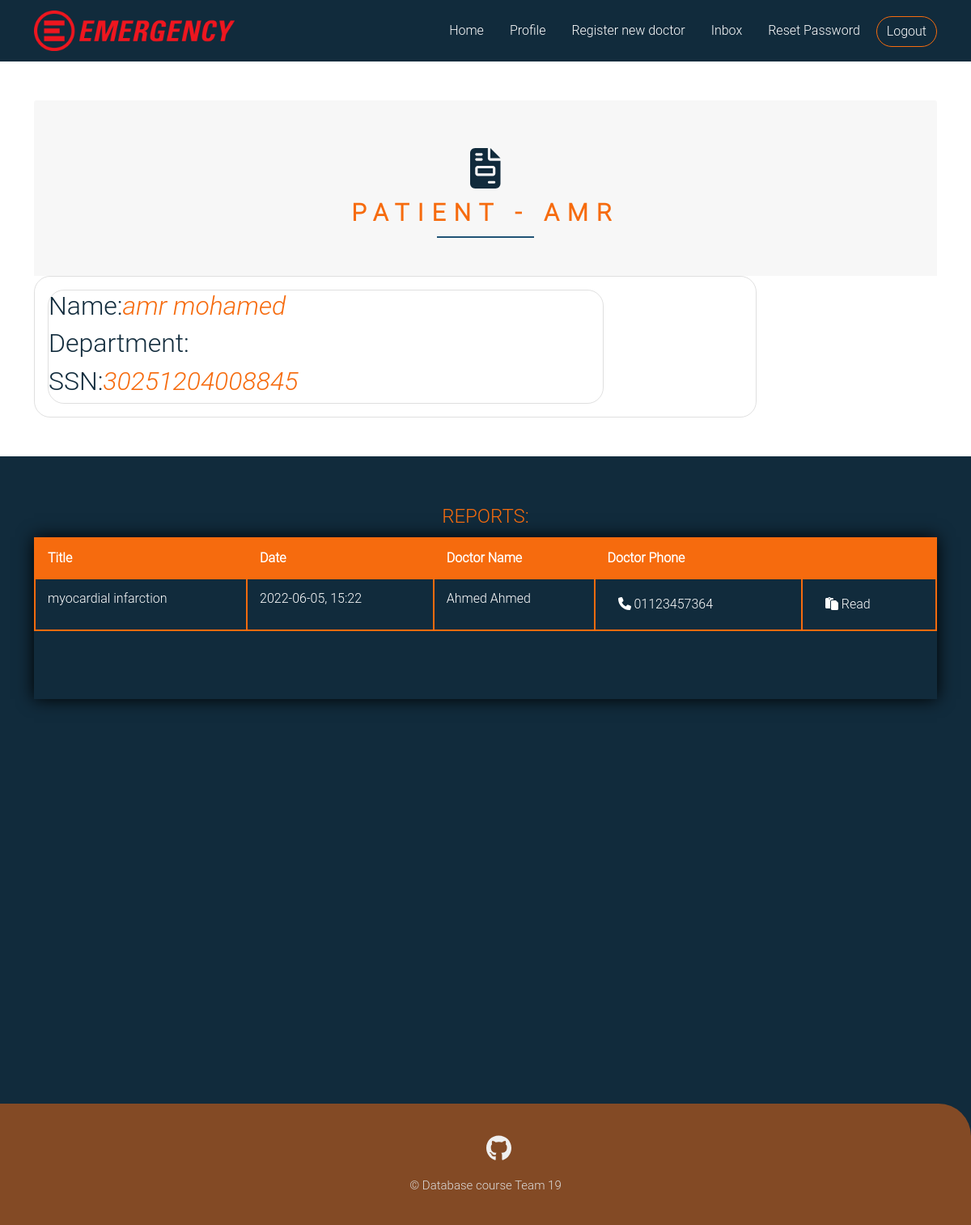
Page /profile_patient/3 (signed in) on the earlier database version.
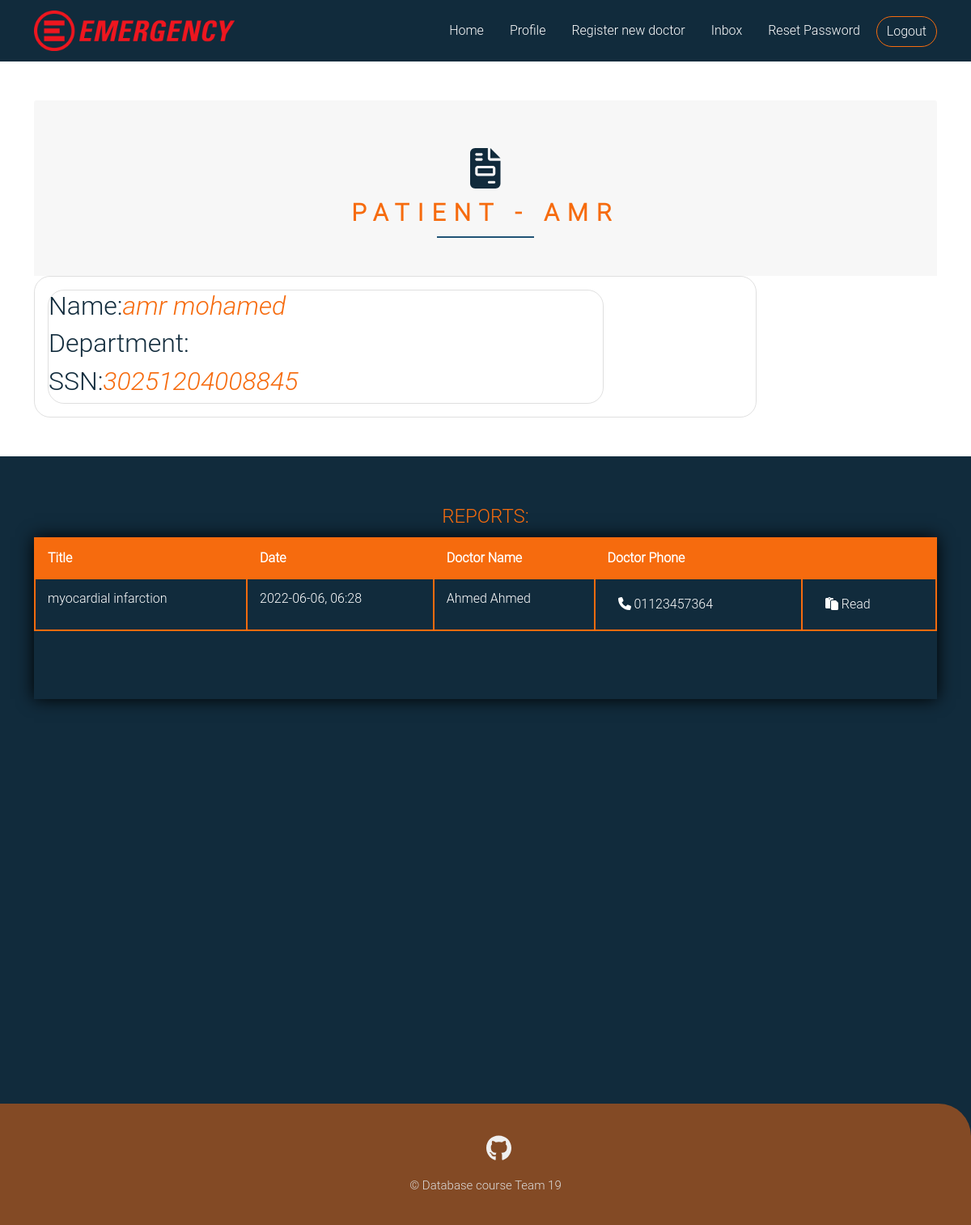
Same page on the later database version.
### emergencydebartment/models.py (models this page shows, shortened)
class User(db.Model, UserMixin):
    __tablename__ = 'user_table'
    id = db.Column(db.Integer, primary_key=True)
    ssn = db.Column(db.Integer, unique=True,nullable=False)
    Fname = db.Column(db.String(20),nullable=False)
    Sname = db.Column(db.String(20))
    Lname = db.Column(db.String(20),nullable=False)
    gender = db.Column(db.String(6),nullable=False)
    phone = db.Column(db.String(11), default='Unknown')
    address = db.Column(db.String(70), default='Unknown')
    birth_date = db.Column(db.DateTime,nullable=False)
    user_role = db.Column(db.String(15), nullable=False, default='Patient')
    password = db.Column(db.String(61),nullable=False)

class Doctor(User):
    id = db.Column(db.Integer, db.ForeignKey('user_table.id'),primary_key=True)
    hiring_date = db.Column(db.DateTime, nullable=False,default = datetime.utcnow)
    salary = db.Column(db.Integer, nullable=False)
    speciallity = db.Column(db.String(80),nullable=False)
    image_file = db.Column(db.String(20),nullable = False, default='default.jpg')
    time_shift = db.Column(db.String(50))
    email = db.Column(db.String(20),unique=True,nullable=False)
    examination = db.relationship('Report',  backref='doctor', lazy=True, foreign_keys = 'Report.doctor_id')
    Inbox = db.relationship('Message',  backref='doctor', lazy=True, foreign_keys = 'Message.receiver_id')

class Report(db.Model):
    id = db.Column(db.Integer, primary_key=True)
    patient_id = db.Column(db.Integer, db.ForeignKey('patient.id'),nullable = False, default=99999999999999)
    doctor_id =  db.Column(db.Integer, db.ForeignKey('doctor.id'),nullable = False)
    patient_ssn = db.Column(db.Integer,nullable=False, default=99999999999999)
    date =  db.Column(db.DateTime, default = datetime.utcnow)
    title = db.Column(db.String(50),nullable = False )
    condition = db.Column(db.String(300))
    urgency = db.Column(db.String(7))
    treatment = db.Column(db.String(100))
    recommendation = db.Column(db.String(100))
    images = db.relationship('Images',  backref='Report', lazy=True, foreign_keys = 'Images.report_id')

class User(db.Model, UserMixin):
    __tablename__ = 'user_table'
    id = db.Column(db.Integer, primary_key=True)
    ssn = db.Column(db.Integer, unique=True,nullable=False)
    Fname = db.Column(db.String(20),nullable=False)
    Sname = db.Column(db.String(20))
    Lname = db.Column(db.String(20),nullable=False)
    gender = db.Column(db.String(6),nullable=False)
    phone = db.Column(db.String(11), default='Unknown')
    address = db.Column(db.String(70), default='Unknown')
    birth_date = db.Column(db.DateTime,nullable=False)
    user_role = db.Column(db.String(15), nullable=False, default='Patient')
    password = db.Column(db.String(61),nullable=False)

### emergencydebartment/routes.py (the view)
@app.route("/profile_patient/<int:patient_id>")
@login_required(role = 'ANY')
def profile_patient(patient_id):
    if current_user.user_role == "Patient" and current_user.id != patient_id:
       abort(403)
    patient = Patient.query.get_or_404(patient_id)
    reports = patient.report
    doctors_names_list = list()
    doctors_phone_list = list()
    for report in reports:
       doctors_names_list.append(Doctor.query.get(report.doctor_id).Fname + " " + Doctor.query.get(report.doctor_id).Lname)
       doctors_phone_list.append(Doctor.query.get(report.doctor_id).phone)
    return render_template('profile_patient.html', patient= patient, reports_names= list(zip(reports, doctors_names_list, doctors_phone_list)))

### emergencydebartment/models.py (called while the page is built)
@login_manager.user_loader
def load_user(user_id):
    return User.query.get(int(user_id))

### emergencydebartment/routes.py (called while the page is built)
def login_required(role="ANY"):
    def wrapper(fn):
        @wraps(fn)
        def decorated_view(*args, **kwargs):
            if not current_user.is_authenticated:
              return login_manager.unauthorized()
            if current_user.user_role != 'Admin':
                if ((current_user.user_role != role) and (role != "ANY")):
                    return login_manager.unauthorized()
            return fn(*args, **kwargs)
        return decorated_view
    return wrapper

### emergencydebartment/templates/profile_patient.html (shortened to what this page needs)
{% extends "layout.html" %}
{% block content %}
        <section class="services pt-5 pb-5">
            <div class="container align-items-center">
                <div class="card-header" style="border: none;">
              <div class="main-title mt-5 mb-5 position-relative text-center">
                <h1 class="serv-icon mb-0">
                  <i class="fas fa-file-invoice align-items-center"></i>
                </h1>
                <p class="title ">patient - {{patient.Fname}}</p>
              </div>
            </div>
              <div class="card text-left">
                    <div class="card-body">
                        <div class="card">
                               <div class="textblue">
                                   <h2>Name:<i class="textgold">{{ patient.Fname }} {{ patient.Lname }}</i></h2>
                                  <h2>Department: </h2>
                                  <h2>SSN:<i class="textgold">{{patient.ssn}}</i></h2>
                                </div>
                            </div>
                        </div>
                    </div>
                </div>
        </section>
        <div class="container">
            <legend class="textgold text-uppercase"> reports:</legend>
            {% if not reports_names %}
            <div class="box backwhite">
                There is no reports to show for {{ patient.Fname }}  {{ patient.Lname }}
            </div>
            {% else %}
            <div class="content-table ">
                <div class="scrollme">
                    <table class="table table-bordered table-responsive">
                        <thead>
                            <tr >
                                <th scope="col">Title</th>
                                <th scope="col">Date</th>
                                <th scope="col">Doctor Name</th>
                                <th scope="col">Doctor Phone</th>
                                <th scope="col"></th>
                            </tr>
                        </thead>
                        <tbody>
                        {% for report, name, phone in reports_names %}
                            <tr>
                                <td>{{report.title}}</td>
                                <td>{{report.date.strftime("%Y-%m-%d, %H:%M")}}</td>
                                <td>{{name}}</td>
                                <td>
                                        <a class="calling_btn btn rounded-pill main-btn " style="color:white ;" href="tel:+2{{phone}} "> <i class="fa-solid fa-phone"></i> {{phone}}</a>
                                    </td>
                                    <td><a class="calling_btn btn rounded-pill main-btn " style="color:white ;" href="{{url_for('report', report_id=report.id)}} "> <i class="fa-solid fa-paste"></i> Read</a></td>
                            </tr>
                            {% endfor %}
                        </tbody>
                    </table>
                </div>
            </div>
            {% endif %}
        </div>
    {% endblock %}

Differences in the rows shown:
changed Doctor "myocardial infarction": date "2022-06-05, 15:22" → "2022-06-06, 06:28"
